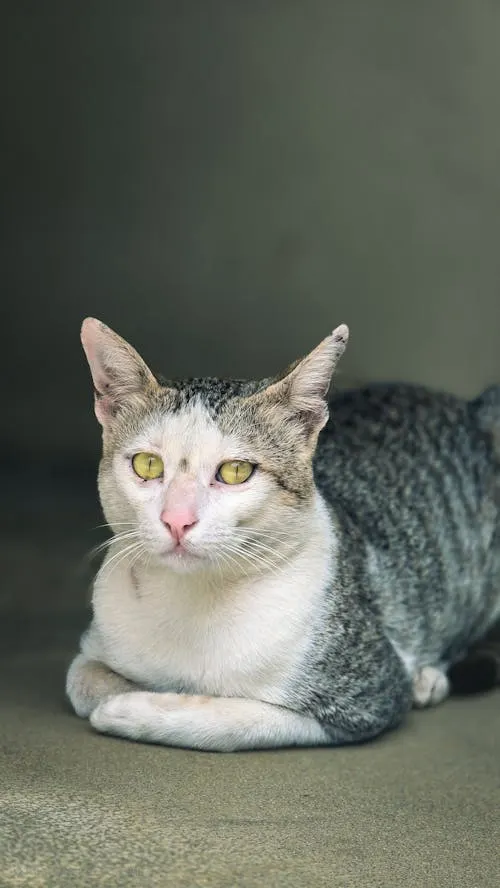
#> input picture Photos/Cat_2.webp, 500 x 888 px, found by its file name
$ python split.py
#> lines starting #> are read from the running program, lines starting #| are printed output that depends on the picture
import cv2 as cv
import numpy as np

img = cv.imread('Photos/Cat_2.webp')
#> img is the input picture: shape (888, 500, 3); mean B, G, R 96.2, 106.3, 101.7

blank = np.zeros(img.shape[:2] , dtype ='uint8')

b,g,r = cv.split(img)
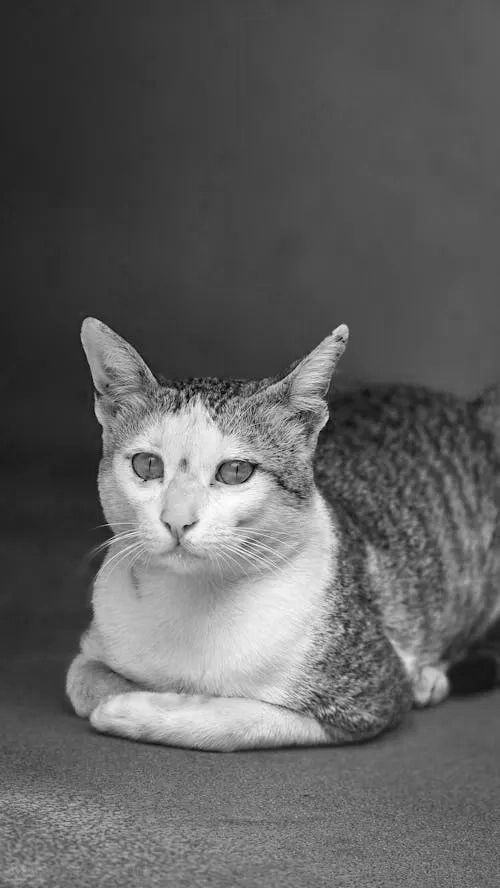
#> b: shape (888, 500); min 0, max 255, mean 96.2
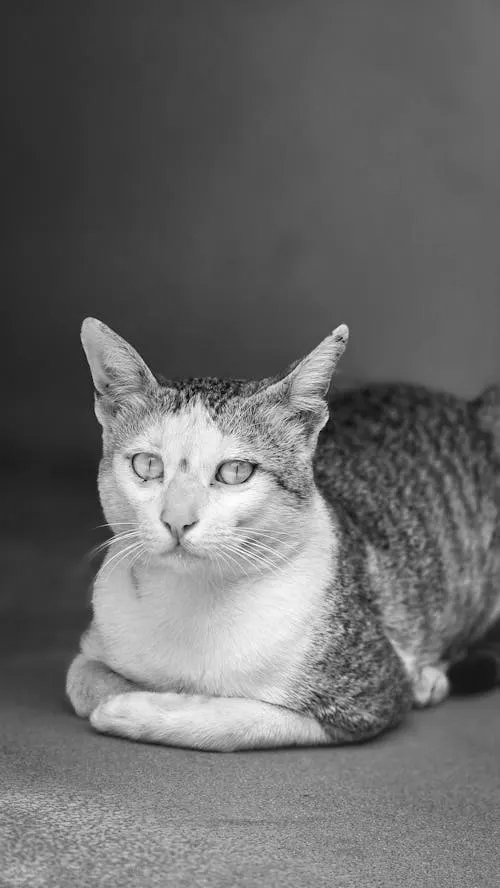
#> g: shape (888, 500); min 0, max 255, mean 106.3
blue = cv.merge([b,blank,blank])
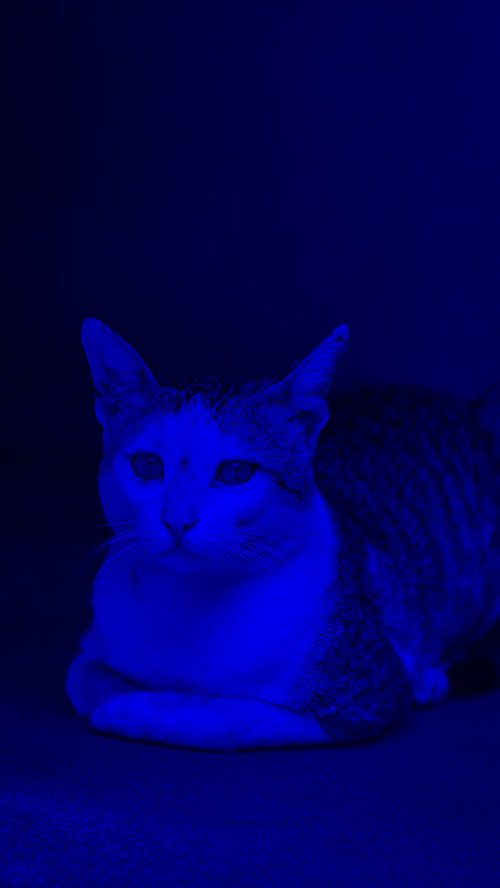
#> blue: shape (888, 500, 3); mean of channels 0, 1, 2 96.2, 0, 0; drawn as B, G, R
green = cv.merge([ blank,g , blank])
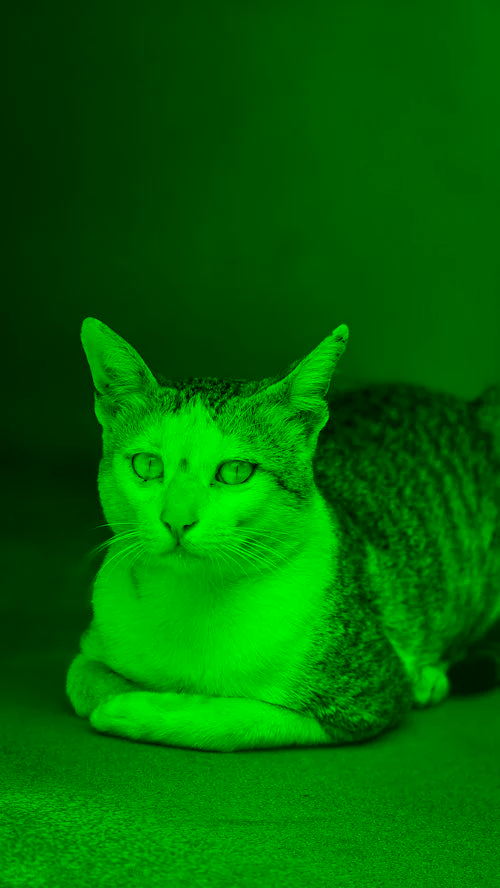
#> green: shape (888, 500, 3); mean of channels 0, 1, 2 0, 106.3, 0; drawn as B, G, R
red = cv.merge([blank,blank,r])
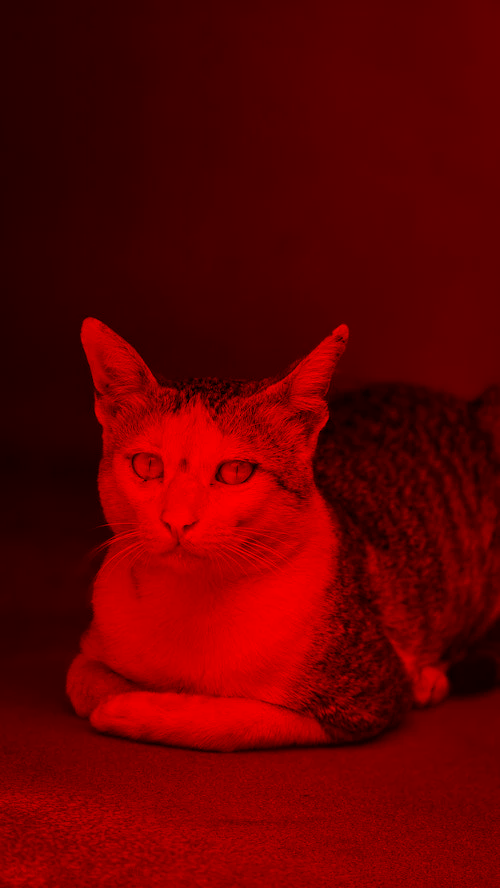
#> red: shape (888, 500, 3); mean of channels 0, 1, 2 0, 0, 101.7; drawn as B, G, R

new = cv.merge([blue,green,red])
# cv.imshow('b',blue)
# cv.imshow('r',red)
# cv.imshow('g',green)
cv.imshow('merged', new)

cv.waitKey(0)

$ run again, with Photos/Cat_1.webp copied over Photos/Cat_2.webp
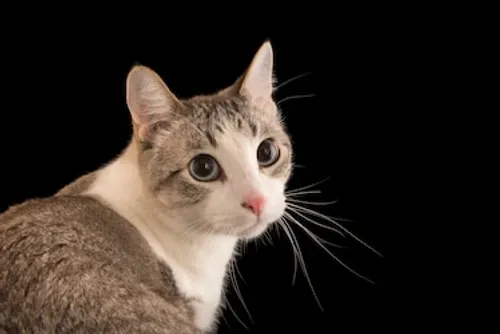
#> input picture Photos/Cat_1.webp, 500 x 334 px, found by its file name
#> img is the input picture: shape (334, 500, 3); mean B, G, R 35.2, 41.7, 50.1
#> `green = cv.merge([ blank,g , blank])`:
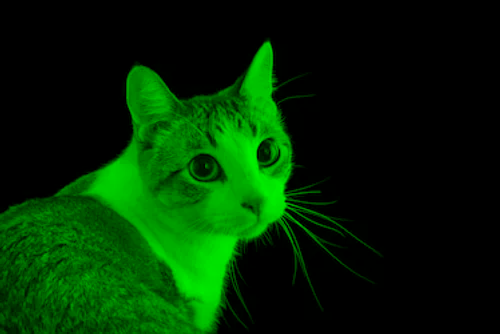
#> green: shape (334, 500, 3); mean of channels 0, 1, 2 0, 41.7, 0; drawn as B, G, R
#> `red = cv.merge([blank,blank,r])`:
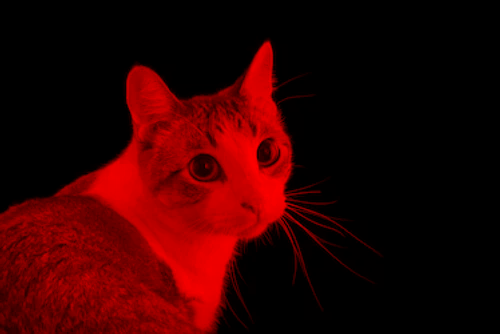
#> red: shape (334, 500, 3); mean of channels 0, 1, 2 0, 0, 50.1; drawn as B, G, R

$ run again, with Photos/Dog_1.webp copied over Photos/Cat_2.webp
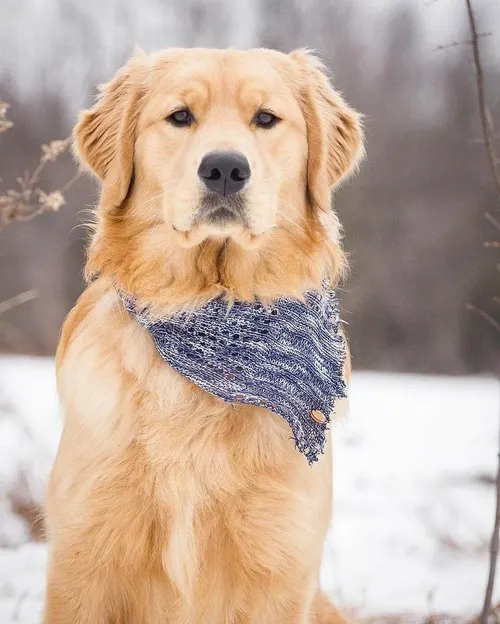
#> input picture Photos/Dog_1.webp, 500 x 624 px, found by its file name
#> img is the input picture: shape (624, 500, 3); mean B, G, R 156.4, 171, 192.1
#> `green = cv.merge([ blank,g , blank])`:
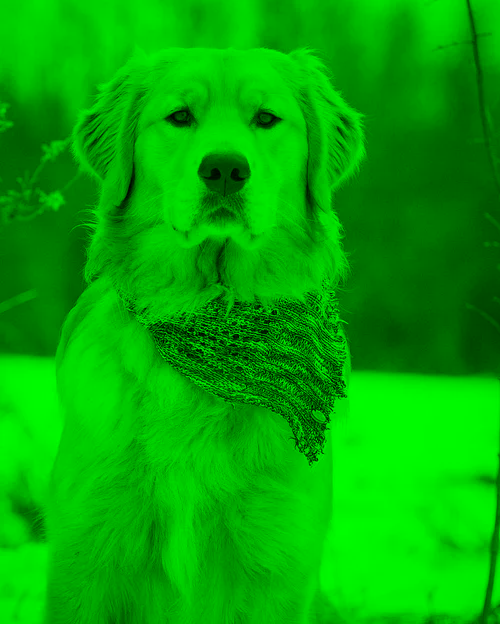
#> green: shape (624, 500, 3); mean of channels 0, 1, 2 0, 171, 0; drawn as B, G, R
#> `red = cv.merge([blank,blank,r])`:
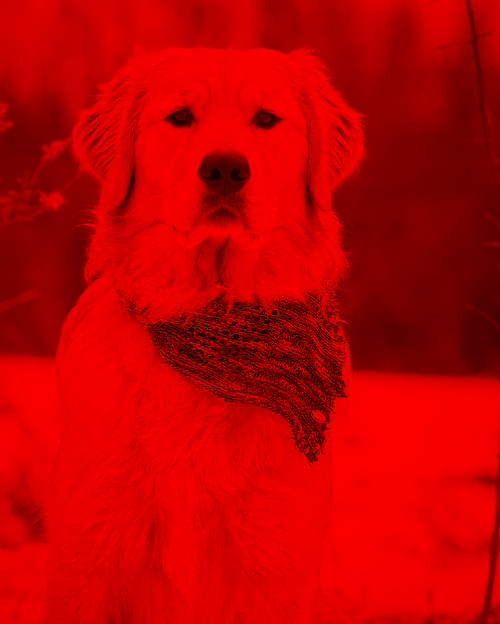
#> red: shape (624, 500, 3); mean of channels 0, 1, 2 0, 0, 192.1; drawn as B, G, R
